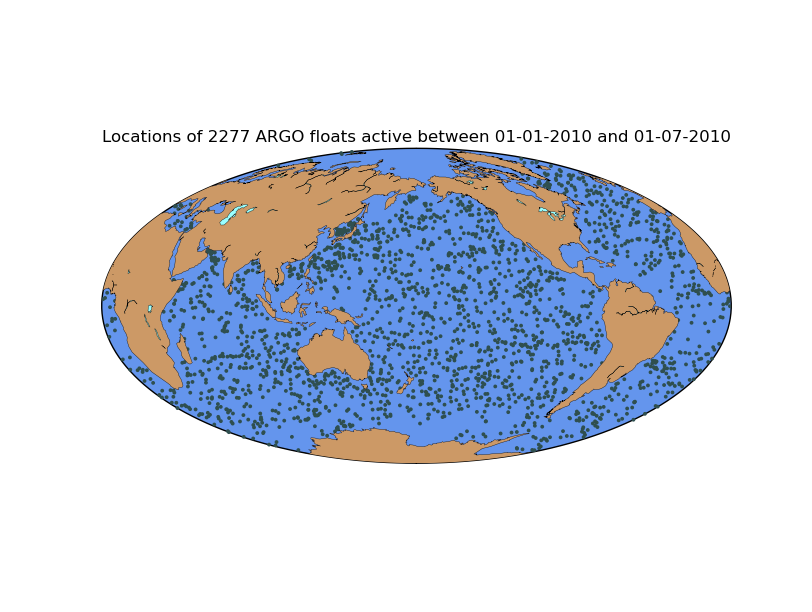

Here is the Python script that generated this plot:
"""
Matplotlib actually had the ARGO dataset on their examples page:
http://matplotlib.org/basemap/users/examples.html.
"""
import sys
sys.path.insert(0, '/home/shibi/jobs/upwork/clients/Alastair_Mactaggart/world_map/netcdf4-python/netCDF4')
from netCDF4 import Dataset, num2date
import time, calendar, datetime, numpy
from mpl_toolkits.basemap import Basemap
import matplotlib.pyplot as plt
import urllib, os
# data downloaded from the form at
# http://coastwatch.pfeg.noaa.gov/erddap/tabledap/apdrcArgoAll.html
filename, headers = urllib.request.urlretrieve('http://coastwatch.pfeg.noaa.gov/erddap/tabledap/apdrcArgoAll.nc?longitude,latitude,time&longitude>=0&longitude<=360&latitude>=-90&latitude<=90&time>=2010-01-01&time<=2010-01-08&distinct()')
print(filename, headers)
dset = Dataset(filename)
lats = dset.variables['latitude'][:]
lons = dset.variables['longitude'][:]
time = dset.variables['time']
times = time[:]
t1 = times.min(); t2 = times.max()
date1 = num2date(t1, units=time.units)
print(date1)
date1 = date1.strftime("%m-%d-%Y")
print(date1)
date2 = num2date(t2, units=time.units)
print(date2)
date2 = date2.strftime("%m-%d-%Y")
print(date2)
dset.close()
os.remove(filename)
# draw map with markers for float locations
"""
map.drawcoastlines(linewidth=0.25)
map.drawcountries(linewidth=0.25)
map.fillcontinents(color='coral',lake_color='aqua')
"""
m = Basemap(projection='hammer',lon_0=180)
x, y = m(lons,lats)
m.drawmapboundary(fill_color='#6495ed')
m.drawcoastlines(linewidth=0.25)
m.fillcontinents(color='#cc9966',lake_color='#99ffff')
m.scatter(x,y,3,marker='o',color='#2f4f4f')
plt.title('Locations of %s ARGO floats active between %s and %s' %\
        (len(lats),date1,date2),fontsize=12)
plt.show()
